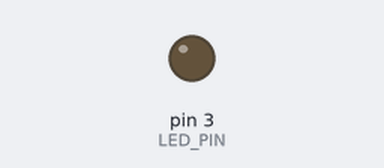
Recording of a sketch running on a simulated Arduino Uno, built with avr-gcc and run on an emulated ATmega328P. Shown: output pins drawn as LEDs (lit = HIGH).

Above: at 0.05 s.
At 2.5 s:
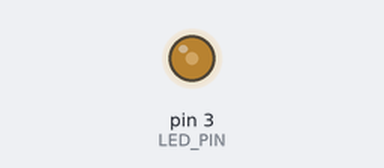
At 5.0 s:
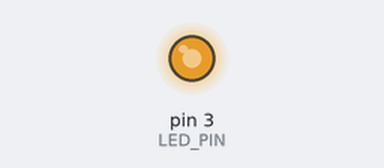
At 10.0 s:
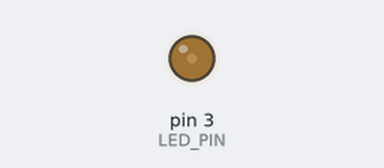
Timing chart, 0 to 13.0 s (numbered marks = the images above):
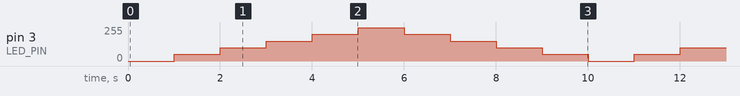

Measured:
- by itself, pin 3 (LED_PIN): repeats every 10.0 s: 100/255 1.0 s, 150/255 1.0 s, 200/255 1.0 s, 250/255 1.0 s, 200/255 1.0 s, 150/255 1.0 s, 100/255 1.0 s, 50/255 1.0 s, 0/255 1.0 s, 50/255 1.0 s

The sketch:

pwm_fade.ino
```cpp
#define LED_PIN 3

void setup() {
  Serial.begin(9600);

  pinMode(LED_PIN, OUTPUT);
}


uint8_t pwmDutyCycle = 0;
int8_t addr = 50;

void loop() {

  analogWrite(LED_PIN, pwmDutyCycle);
  delay(1000);

  pwmDutyCycle += addr;

  if (pwmDutyCycle == 250 || pwmDutyCycle == 0) {
    addr *= -1;
  }
}
```
